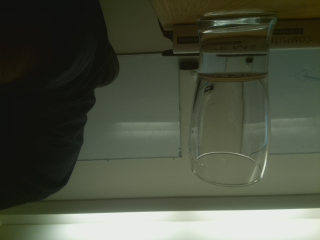
#> input picture image.jpg, 320 x 240 px
$ python -i BoxFinder.py   (imports and definitions only)   (older library calls are emulated)
#> lines starting #> are read from the running program, lines starting #| are printed output that depends on the picture; after the words box and inside, x2 and y2 are one past the last pixel; in counts of white or black regions, pixels touching at a corner belong together
#> further down, picture is the input picture: shape (240, 320, 3); mean B, G, R 65.1, 80.5, 75.8
import cv2
import imutils
import numpy as np
from photo import get_image_from_picam

# Class for finding the box in our image

class BoxFinder:
    def __init__(self):
        pass
    def detect(self,c):
        shape='unidentified'
        peri = cv2.arcLength(c,True)
        approx = cv2.approxPolyDP(c,0.05*peri,True)
        # if the shape is a triangle, it will have 3 vertices
        if len(approx) == 3:
            shape = "triangle"

        # if the shape has 4 vertices, it is either a square or
        # a rectangle
        elif len(approx) == 4:
            # compute the bounding box of the contour and use the
            # bounding box to compute the aspect ratio
            (x, y, w, h) = cv2.boundingRect(approx)
            ar = w / float(h)
            # a square will have an aspect ratio that is approximately
            # equal to one, otherwise, the shape is a rectangle
            shape = "square" if ar >= 0.95 and ar <= 1.05 else "rectangle"

        # if the shape is a pentagon, it will have 5 vertices
        elif len(approx) == 5:
            shape = "pentagon"

        # otherwise, we assume the shape is a circle
        else:
            shape = "circle"

        # return the name of the shape
        return shape,approx


# Takes a snapshot and returns the coordinates of the box
# Coordinates are based on the box occupying
# an area of around 10% of image.
# This function draws a white border on the box after retrieval

def findBox(image):

    cv2.imwrite('/root/server/irobot/static/iimg.png',image)
    colors = ['blue','green', 'red']

    resized = image
    ratio  = 1.0

    # convert the resized image to grayscale, blur it slightly,
    # and threshold it
    gray = cv2.cvtColor(resized, cv2.COLOR_BGR2GRAY)
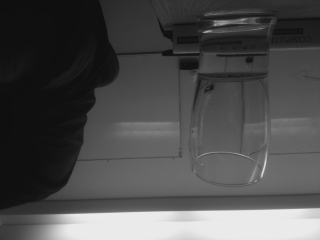
#> gray: shape (240, 320); min 14, max 235, mean 77.3
    inv = cv2.bitwise_not(gray)
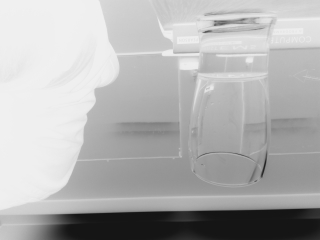
#> inv: shape (240, 320); min 20, max 241, mean 177.7
    blur = cv2.GaussianBlur(inv, (5, 5), 0)

    #thresh = cv2.Canny(blur,100,300,apertureSize = 3)
    _,thresh = cv2.threshold(blur,0,255,cv2.THRESH_BINARY+cv2.THRESH_OTSU)
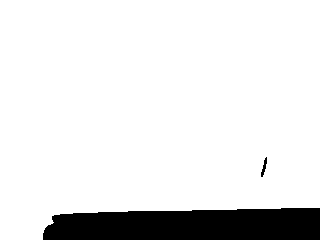
#> thresh: shape (240, 320); 89.5% white; 2 black regions

    cv2.imwrite('/root/server/irobot/static/img_thresh_box.png',thresh)
    cnts = cv2.findContours(thresh.copy(), cv2.RETR_LIST,
        cv2.CHAIN_APPROX_SIMPLE)
#> cnts = 2 contours; box (x1, y1, x2, y2) and area: (0, 0, 320, 240) 68268, (260, 156, 268, 178) 74
    cnts = cnts[0] if imutils.is_cv2() else cnts[1]
    sd = BoxFinder()

    # loop over the contours
    my_shape = None
    max_area = -1
    my_V = None
    final_list = []
    coordinates = None
    height, width, channels = image.shape
#> height = 240; width = 320; channels = 3

    for c in cnts:
        # compute the center of the contour, then detect the name of the
        # shape using only the contour
        M = cv2.moments(c)
        cX = int((M["m10"] / (M["m00"] + 1e-6)) * ratio)
        cY = int((M["m01"] / (M["m00"] + 1e-6)) * ratio)
        shape, V = sd.detect(c)
        # multiply the contour (x, y)-coordinates by the resize ratio,
        # then draw the contours and the name of the shape on the image
        c = c.astype("float")
        c = c.astype("int")

        if shape == 'rectangle' or shape == 'square':
            area = cv2.contourArea(c)
            # print area
            if area > (width*height*0.05) and area < (width*height*0.32):
                avg = np.mean(resized,axis=2).astype('int32')
                pv = np.bincount(avg.flatten())
                pv = np.argmax(pv)
                cv2.drawContours(resized, [c], -1, (150, 150, 150), 22)
                cv2.imwrite('/root/server/irobot/static/snapshots/contours%d.png' % area, resized)
                my_shape = c
                max_area = area
                my_V = V
                x,y,w,h = cv2.boundingRect(c)
                box = image[y:y+h,x:x+w]
                cv2.imwrite('/root/server/irobot/static/snapshots/bb%d.png' % area, box)

                V = map(lambda x: x.flatten(), V)
                final_list.append([V, area])
#> this loop made 2 passes
#> (cX, cY, shape, peri in detect) on pass 2: (156, 107, 'rectangle', 1108.9)
#> (cX, cY, shape, peri in detect, V) on pass 1: (263, 166, 'triangle', 48.38, [[266, 156], [266, 168], [261, 177]])
#> after the loop, final_list = []

#> (the run stopped early here; a loop or call above may not have finished)
